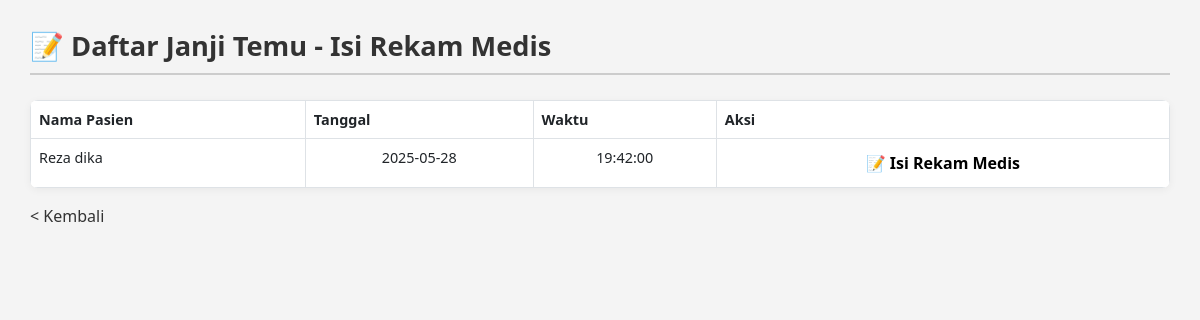
/dokter/isi_rekam_medis.php (signed in), run on the app's committed database.
### tables this page shows
CREATE TABLE `appointmenttb` (
  `appID` int NOT NULL,
  `pid` int DEFAULT NULL,
  `dokter_id` int DEFAULT NULL,
  `fname` varchar(100) DEFAULT NULL,
  `lname` varchar(100) DEFAULT NULL,
  `gender` varchar(10) DEFAULT NULL,
  `email` varchar(100) DEFAULT NULL,
  `contact` varchar(20) DEFAULT NULL,
  `docFees` int DEFAULT NULL,
  `appdate` date DEFAULT NULL,
  `apptime` time DEFAULT NULL,
  `userStatus` tinyint(1) DEFAULT NULL,
  `doctorStatus` tinyint(1) DEFAULT NULL
);

### dokter/isi_rekam_medis.php (the view, shortened to what this page needs)
<?php
include '../config.php';
$username = $_SESSION['dokter_login'];
$dokter_result = mysqli_query($conn, "SELECT dokter_id FROM doctb WHERE username='$username' LIMIT 1");
$dokter_data = mysqli_fetch_assoc($dokter_result);
$dokter_id = $dokter_data['dokter_id'];
$query = "
    SELECT a.*
    FROM appointmenttb a
    LEFT JOIN prestb p
        ON a.pid = p.pid AND a.appdate = p.appdate AND a.apptime = p.apptime
    WHERE a.dokter_id = '$dokter_id' AND p.pid IS NULL
    ORDER BY a.appdate DESC, a.apptime DESC
";
$result = mysqli_query($conn, $query);
?>
<!DOCTYPE html>
<html lang="id">
<head>
    <link href="https://cdn.jsdelivr.net/npm/bootstrap@5.3.0/dist/css/bootstrap.min.css" rel="stylesheet" />
</head>
<body>
<h2>📝 Daftar Janji Temu - Isi Rekam Medis</h2>
<?php if (mysqli_num_rows($result) > 0): ?>
    <table class="table table-bordered">
        <thead>
            <tr>
                <th>Nama Pasien</th>
                <th>Tanggal</th>
                <th>Waktu</th>
                <th>Aksi</th>
            </tr>
        </thead>
        <tbody>
            <?php while ($row = mysqli_fetch_assoc($result)): ?>
                <tr>
                    <td><?= htmlspecialchars($row['fname'] . ' ' . $row['lname']) ?></td>
                    <td class="text-center"><?= htmlspecialchars($row['appdate']) ?></td>
                    <td class="text-center"><?= htmlspecialchars($row['apptime']) ?></td>
                    <td class="text-center">
                        <form action="isi_rekam_medis_form.php" method="get" style="display:inline;">
                            <button type="submit">📝 Isi Rekam Medis</button>
                        </form>
                    </td>
                </tr>
            <?php endwhile; ?>
        </tbody>
    </table>
<?php else: ?>
    <p>Tidak ada janji temu yang perlu diisi.</p>
<?php endif; ?>
<a href="../dokter_dashboard.php" class="back-link"> < Kembali</a>
</body>
</html>

### dokter/isi_rekam_medis.php (style rules this page uses)
body { padding: 30px; background-color: #f4f4f4; font-family: 'Segoe UI', Tahoma, Geneva, Verdana, sans-serif; color: #333; }
h2 { margin-bottom: 25px; color: #333; font-weight: 600; font-size: 1.7rem; border-bottom: 2px solid #ccc; padding-bottom: 10px; }
table { width: 100%; border-collapse: collapse; background: #fff; border-radius: 8px; overflow: hidden; box-shadow: 0 2px 8px rgba(0,0,0,0.05); }
thead { background-color: #f7f7f7; }
th { text-align: left; padding: 14px 16px; font-size: 0.9rem; font-weight: 600; color: #555; border-bottom: 2px solid #e0e0e0; }
td { padding: 12px 16px; font-size: 0.9rem; color: #333; border-bottom: 1px solid #eee; }
tr:last-child td { border-bottom: none; }
form button { border: none; background: none; font-weight: bold; cursor: pointer; font-size: 1rem; padding: 4px 6px; border-radius: 4px; transition: background 0.2s ease; }
a { color: #333; text-decoration: none; font-weight: 500; }

### data on the page
appointmenttb: fname+lname "Reza dika", appdate "2025-05-28", apptime "19:42:00"
